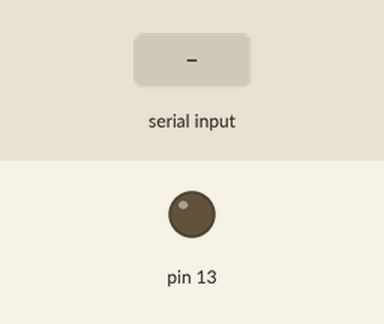
The sketch below on a simulated Arduino Uno, built with avr-gcc and run on an emulated ATmega328P. Shown: output pins drawn as LEDs (lit = HIGH). The inputs (shaded band) are chosen by the test bench.

Above: at 1.2 s.
1.3 s: "1" received over Serial
At 2.3 s:
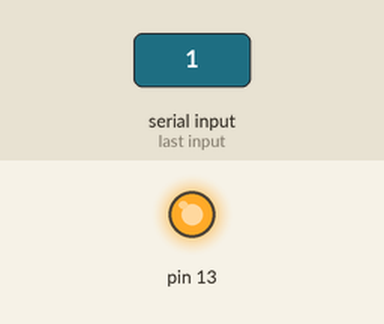
2.8 s: "2" received over Serial
At 3.4 s:
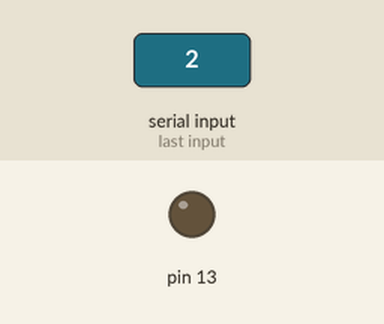
Timing chart, 0 to 5.8 s (numbered marks = the images above; inputs shaded):
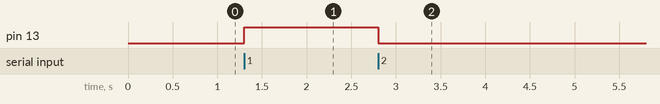

Measured:
- after the input at 1.3 s, pin 13: LOW → HIGH at once
- after the input at 2.8 s, pin 13: HIGH → LOW at once

The sketch:

led_on.ino
```cpp
int pyrequir =0;
int led = 0;
void setup(){
  // put your setup code here, to run once:
  Serial.begin(9600);
  pinMode(13, OUTPUT);
}

void loop() {
  // put your main code here, to run repeatedly:
  if (Serial.available()){
    pyrequir = Serial.read();
    if (pyrequir == 49){
      digitalWrite(13, HIGH);
      delay(1000);
    }
    else if(pyrequir == 50){
      digitalWrite(13, LOW);
      delay(1000);
    }
  }
}
```
